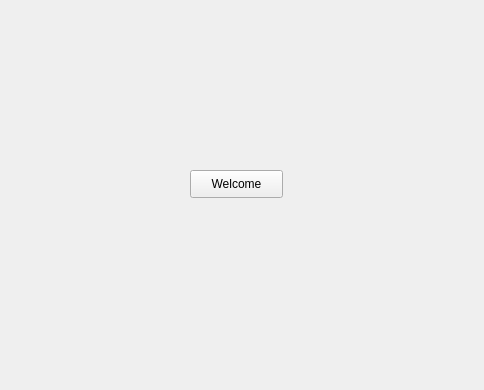
<?xml version="1.0" encoding="UTF-8"?>
<ui version="4.0">
 <class>Form</class>
 <widget class="QWidget" name="Form">
  <property name="geometry">
   <rect>
    <x>0</x>
    <y>0</y>
    <width>484</width>
    <height>390</height>
   </rect>
  </property>
  <property name="windowTitle">
   <string>Form</string>
  </property>
  <widget class="QPushButton" name="Go">
   <property name="geometry">
    <rect>
     <x>190</x>
     <y>170</y>
     <width>93</width>
     <height>28</height>
    </rect>
   </property>
   <property name="text">
    <string>Welcome</string>
   </property>
  </widget>
 </widget>
 <resources/>
 <connections/>
</ui>
